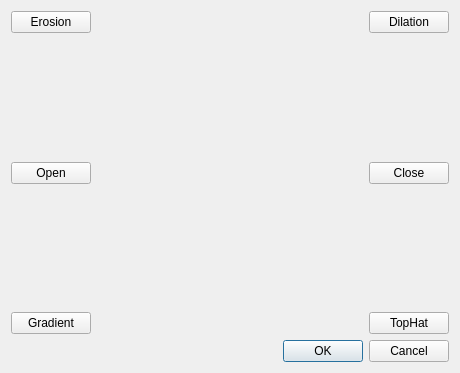
<?xml version="1.0" encoding="UTF-8"?>
<ui version="4.0">
 <class>morphologyDialog</class>
 <widget class="QDialog" name="morphologyDialog">
  <property name="geometry">
   <rect>
    <x>0</x>
    <y>0</y>
    <width>460</width>
    <height>373</height>
   </rect>
  </property>
  <property name="windowTitle">
   <string>Dialog</string>
  </property>
  <layout class="QGridLayout" name="gridLayout">
   <item row="0" column="0">
    <layout class="QVBoxLayout" name="verticalLayout_2">
     <item>
      <layout class="QVBoxLayout" name="verticalLayout">
       <item>
        <layout class="QHBoxLayout" name="horizontalLayout">
         <item>
          <widget class="QPushButton" name="erosion_pushButton">
           <property name="text">
            <string>Erosion</string>
           </property>
          </widget>
         </item>
         <item>
          <spacer name="horizontalSpacer">
           <property name="orientation">
            <enum>Qt::Horizontal</enum>
           </property>
           <property name="sizeHint" stdset="0">
            <size>
             <width>88</width>
             <height>20</height>
            </size>
           </property>
          </spacer>
         </item>
         <item>
          <widget class="QPushButton" name="dilation_pushButton">
           <property name="text">
            <string>Dilation</string>
           </property>
          </widget>
         </item>
        </layout>
       </item>
       <item>
        <spacer name="verticalSpacer">
         <property name="orientation">
          <enum>Qt::Vertical</enum>
         </property>
         <property name="sizeHint" stdset="0">
          <size>
           <width>20</width>
           <height>40</height>
          </size>
         </property>
        </spacer>
       </item>
       <item>
        <layout class="QHBoxLayout" name="horizontalLayout_2">
         <item>
          <widget class="QPushButton" name="open_pushButton">
           <property name="text">
            <string>Open</string>
           </property>
          </widget>
         </item>
         <item>
          <spacer name="horizontalSpacer_2">
           <property name="orientation">
            <enum>Qt::Horizontal</enum>
           </property>
           <property name="sizeHint" stdset="0">
            <size>
             <width>88</width>
             <height>20</height>
            </size>
           </property>
          </spacer>
         </item>
         <item>
          <widget class="QPushButton" name="close_pushButton">
           <property name="text">
            <string>Close</string>
           </property>
          </widget>
         </item>
        </layout>
       </item>
       <item>
        <spacer name="verticalSpacer_2">
         <property name="orientation">
          <enum>Qt::Vertical</enum>
         </property>
         <property name="sizeHint" stdset="0">
          <size>
           <width>20</width>
           <height>40</height>
          </size>
         </property>
        </spacer>
       </item>
       <item>
        <layout class="QHBoxLayout" name="horizontalLayout_3">
         <item>
          <widget class="QPushButton" name="gradient_pushButton">
           <property name="text">
            <string>Gradient</string>
           </property>
          </widget>
         </item>
         <item>
          <spacer name="horizontalSpacer_3">
           <property name="orientation">
            <enum>Qt::Horizontal</enum>
           </property>
           <property name="sizeHint" stdset="0">
            <size>
             <width>88</width>
             <height>20</height>
            </size>
           </property>
          </spacer>
         </item>
         <item>
          <widget class="QPushButton" name="topHat_pushButton">
           <property name="text">
            <string>TopHat</string>
           </property>
          </widget>
         </item>
        </layout>
       </item>
      </layout>
     </item>
    </layout>
   </item>
   <item row="1" column="0">
    <widget class="QDialogButtonBox" name="buttonBox">
     <property name="orientation">
      <enum>Qt::Horizontal</enum>
     </property>
     <property name="standardButtons">
      <set>QDialogButtonBox::Cancel|QDialogButtonBox::Ok</set>
     </property>
    </widget>
   </item>
  </layout>
 </widget>
 <resources/>
 <connections>
  <connection>
   <sender>buttonBox</sender>
   <signal>accepted()</signal>
   <receiver>morphologyDialog</receiver>
   <slot>accept()</slot>
   <hints>
    <hint type="sourcelabel">
     <x>248</x>
     <y>254</y>
    </hint>
    <hint type="destinationlabel">
     <x>157</x>
     <y>274</y>
    </hint>
   </hints>
  </connection>
  <connection>
   <sender>buttonBox</sender>
   <signal>rejected()</signal>
   <receiver>morphologyDialog</receiver>
   <slot>reject()</slot>
   <hints>
    <hint type="sourcelabel">
     <x>316</x>
     <y>260</y>
    </hint>
    <hint type="destinationlabel">
     <x>286</x>
     <y>274</y>
    </hint>
   </hints>
  </connection>
 </connections>
</ui>
